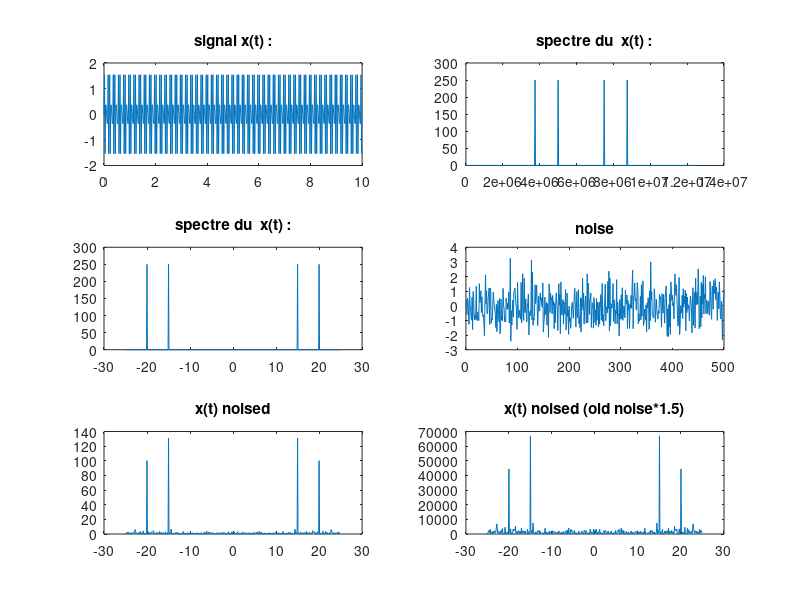

Here is the MATLAB script that generated this plot: (Note: this script raises an error after producing the figure.)
clear all;
close all;
clc;

%--------------I------------------
figure(1);
%--------------1------------------
Te=1/50;
x=[0:Te:10-Te];
y = sin(30*pi*x) + sin(40*pi*x);
subplot(3,2,1);
plot(x,y);
title('signal x(t) :');


%--------------2------------------
f=(0:length(x)-1)*(1/Te*length(x)); 
fy=abs(fft(y));
subplot(3,2,2);
plot(f,fy);
title('spectre du  x(t) :');


%--------------3------------------
fsh=[-500/2:(500/2)-1]*50/500;
fy=abs(fft(y));
subplot(3,2,3);
plot(fsh,fftshift(fy));
title('spectre du  x(t) :');


%--------------4------------------
w_noise = randn(size(x));
subplot(3,2,4);
plot(w_noise);
title('noise');

%--------------5------------------
fy2 = abs(fft((y+w_noise))); 
DS=(fy2.^2)/length(x);
subplot(3,2,5);
plot(fsh,fftshift(DS));
title('x(t) noised');

fy2 = abs(fft((y+1.5*w_noise))); 
subplot(3,2,6);
plot(fsh,fftshift(fy2.^2));
title('x(t) noised (old noise*1.5)');




%--------------II------------------
figure(2);
%--------------1------------------
whaleFile = fullfile(matlabroot,'examples','matlab','data','bluewhale.au');
[w,ft] = audioread(whaleFile);
interval=w(2.45e4:3.10e4);


%--------------2------------------
soundsc(w,ft);

%--------------3------------------
subplot(2,1,1);
Nint=length(interval);
t=[0:Nint-1]*1/ft;
plot(t,interval);
title('Bluewhale signal');
%DS de la puissance du signal
fshift=[-Nint/2:Nint/2-1]*(ft/Nint)/10;
DSP=abs(fft(interval).^2/Nint);
subplot(2,1,2);
plot(fshift,fftshift(DSP));
title('DS de la puissance du signal')



